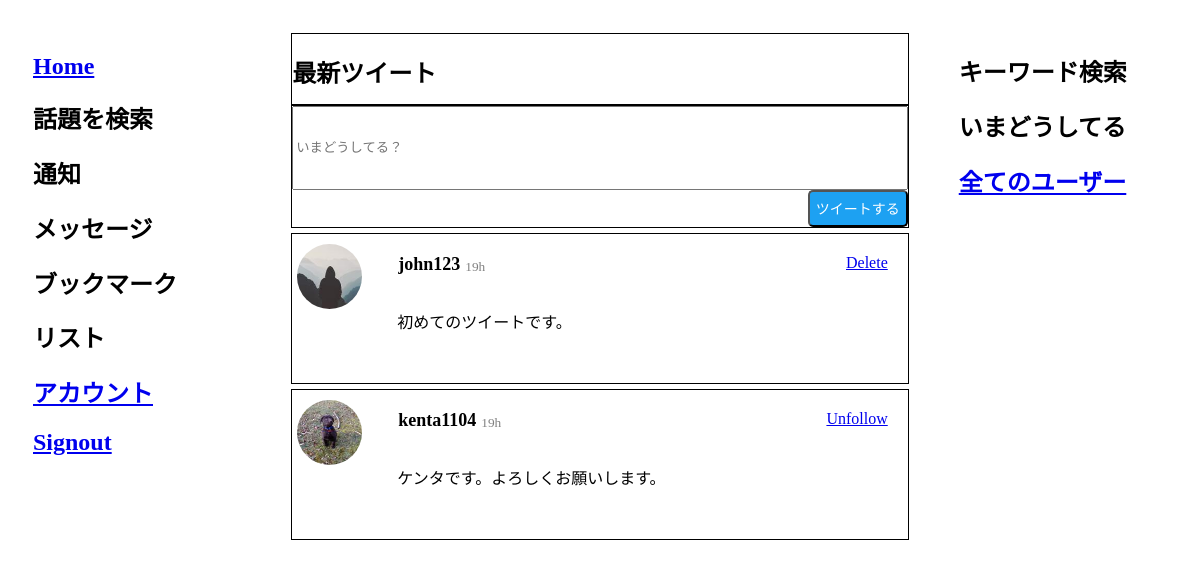
Page /tweets/ (signed in) on the earlier database version.
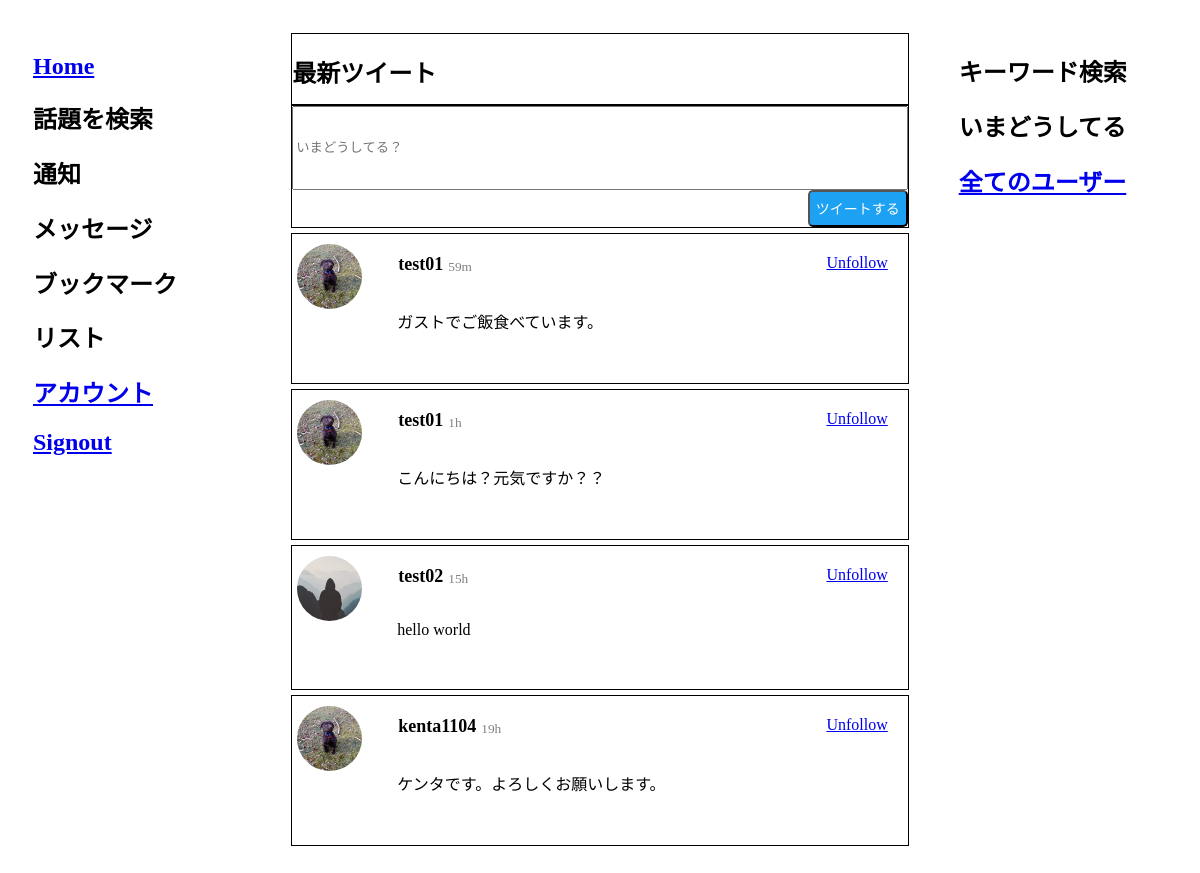
Same page on the later database version.
### project/models.py (models this page shows, shortened)
class Tweet(db.Model):
    __tablename__ = 'tweets'
    tweet_id = db.Column(db.Integer, primary_key=True)
    user_id = db.Column(db.Integer, db.ForeignKey('users.id'))
    tweet = db.Column(db.String, nullable=False)
    posted = db.Column(db.DateTime, nullable=False)
    @classmethod
    def delta_time(cls, tweet_posted):
        now = datetime.now()
        td = now - tweet_posted
        days = td.days
        hours = td.seconds//3600
        minutes = (td.seconds//60)%60
        if days > 0:
            return tweet_posted.strftime("%d %B, %Y")
        elif hours > 0:
            return str(hours) + 'h'
        elif minutes > 0:
            return str(minutes) + 'm'
        else:
            return 'few seconds ago'

class User(db.Model):
    __tablename__ = 'users'
    id = db.Column(db.Integer, primary_key=True)
    name = db.Column(db.String, unique=True, nullable=False)
    email = db.Column(db.String, unique=True, nullable=False)
    image_file =  db.Column(db.String(20), nullable=False, default='default.jpg')
    password = db.Column(db.String, nullable=False)
    tweets = db.relationship('Tweet', backref='poster')
    role = db.Column(db.String, default='user')

### project/tweets/views.py (the view)
@tweets_blueprint.route('/tweets/')
@login_required
def tweet():
    return render_template(
        'tweets2.html',
        form=PostTweetForm(),
        all_tweets=filtered_tweets(session['user_id']),
    )

### project/tweets/forms.py
class PostTweetForm(FlaskForm):
    tweet = StringField(
        'Tweet',
        validators=[DataRequired(), Length(min=6, max=140 , message = '40文字以内で入力してください')]
    )

### project/tweets/views.py (called while the page is built)
def login_required(test):
    @wraps(test)
    def wrap(*args, **kwargs):
        if 'logged_in' in session:
            return test(*args, **kwargs)
        else:
            flash('You need to login first')
            return (redirect(url_for('users.login')))
    return wrap

def filtered_tweets(user_id):
    who_id = user_id
    whom_ids = db.session.query(Follower.whom_id).filter_by(who_id=who_id)
    user_tweets = db.session.query(Tweet).filter_by(user_id=who_id)
    if whom_ids.all():
        follower_tweets = db.session.query(Tweet).filter(Tweet.user_id.in_(whom_ids))
        result = user_tweets.union(follower_tweets)
        return result.order_by(Tweet.posted.desc())
    else:
        return user_tweets.order_by(Tweet.posted.desc())

### project/templates/tweets2.html (shortened to what this page needs)
{% extends 'layout.html' %}
{% block content %}
    <section class="col-2">
        <div class="top">
            <h1>最新ツイート</h1>
        </div>
        <div class="tweet">
            <form action="{{ url_for('tweets.post_tweet') }}" method="post">
                <div class="input-group">
                {{ form.tweet(placeholder="いまどうしてる？", class="form-control") }}
                <span class="input-group-btn">
                    <input class="button" type="submit" value="ツイートする">
                </span>
                </div>
            </form>
        </div>
        <div class="timeline">
            {% for tweet in all_tweets %}
                {% if tweet.poster.name == session.name %}
                <div class="one-tweet">
                    <img class="article-img" src="{{ url_for('static', filename='profile_pics/' + tweet.poster.image_file) }}">
                    <div class="tweet-name">
                        {{ tweet.poster.name }}
                    </div>
                    <div class="tweet-time">
                        {{ tweet.delta_time(tweet.posted) }}
                    </div>
                    <div class="tweet-del">
                        <a class="btn btn-default btn-xs" href="{{ url_for('tweets.delete_tweet', tweet_id=tweet.tweet_id )}}">Delete</a>
                    </div>
                    <div class="tweet-body">
                        {{ tweet.tweet }}
                    </div>
                </div>
                    {% else %}
                <div class="one-tweet">
                    <img class="article-img" src="{{ url_for('static', filename='profile_pics/' + tweet.poster.image_file) }}">
                    <div class="tweet-name">
                        {{ tweet.poster.name }}
                    </div>
                    <div class="tweet-time">
                        {{ tweet.delta_time(tweet.posted) }}
                    </div>
                    <div class="tweet-del">
                        <a class="btn btn-info btn-xs" href="{{ url_for('tweets.unfollow_user', user_id=tweet.poster.id )}}">Unfollow</a>
                    </div>
                    <div class="tweet-body">
                        {{ tweet.tweet }}
                    </div>
                </div>
                    {% endif %}
            {% endfor %}
        </div>
        </section>
{% endblock content %}

### project/templates/layout.html (shortened to what this page needs)
<!DOCTYPE html>
<html lang="ja">
  <head>
    <link rel=stylesheet href="{{ url_for('static', filename='style.css')}}">
  </head>
  <body>
      <div class="main">
        <section class="col-1">
            {% if session.logged_in %}
            <h1><a href="/tweets/">Home</a></h1>
            <h1>話題を検索</h1>
            <h1>通知</h1>
            <h1>メッセージ</h1>
            <h1>ブックマーク</h1>
            <h1>リスト</h1>
            <h1><a href="{{ url_for('users.accounts') }}">アカウント</a></li></h1>
            {% endif %}
            {% if not session.logged_in %}
            {% else %}
            <h1 role="presentation"><a href="{{ url_for('users.logout') }}">Signout</a></h1>
            {% endif %}
        </section>
      {% block content %}
      {% endblock content %}
      <section class="col-3">
        <h1>キーワード検索</h1>
        <h1>いまどうしてる</h1>
        <h1><a href="{{ url_for('users.all_users') }}">全てのユーザー</a></h1>
      </section>
      </div>
  </body>
</html>

### project/static/style.css (style rules this page uses)
.main section { margin: 10px; background: white; padding: 15px; }
.main h1 { color: black; font-size: 1.5rem; }
.main { display: flex; max-width: 1375px; margin: 0 auto; justify-content:space-around; }
.main .top { border: 1px solid; height: 70px; }
.main section { flex: 1; }
.main .col-2 { flex: 2; }
.form-control { width: 607.5px; height: 77.81px; }
.main .input-group { border: 1px solid; }
.button { display: block; margin: 0 0 0 auto; right: 0; bottom: 0; width: 100px; height: 37px; background-color: rgb(29, 161, 242); font-size: 14px; border-radius: 5px; color: white; }
.one-tweet { margin-top: 5px; margin-bottom: 5px; border: 1px solid; padding-bottom: 50px; }
.article-img { height: 65px; width: 65px; margin-right: 16px; border-radius: 50%; margin-top: 10px; margin-left: 5px; float: left; }
.tweet-name { float: left; margin: 20px 0px 5px 20px; font-size: large; font-weight: bolder; }
.tweet-time { float: left; margin: 25px 10px 5px 5px; font-size: smaller; color: gray; }
.tweet-del { float: right; margin-top: 20px; margin-right: 20px; }
.tweet-body { clear: both; margin-left: 105px; }

Differences in the rows shown:
removed Tweet: image_file (picture), poster.name "john123", delta_time "19h", tweet "初めてのツイートです。"
added Tweet: image_file (picture), poster.name "test01", delta_time "59m", tweet "ガストでご飯食べています。"
added Tweet: image_file (picture), poster.name "test01", delta_time "1h", tweet "こんにちは？元気ですか？？"
added Tweet: image_file (placeholder picture), poster.name "test02", delta_time "15h", tweet "hello world"
